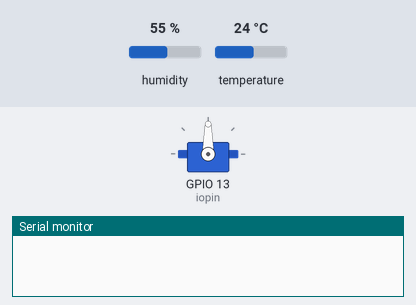
Simulated run of this sketch. Board: ESP32. Parts: servo, the last lines printed to the serial monitor. Inputs (shaded band) come from the test bench; at power-on: humidity 55 %, temperature 24 °C.

Above: at 0.0 s.
At 2.1 s:
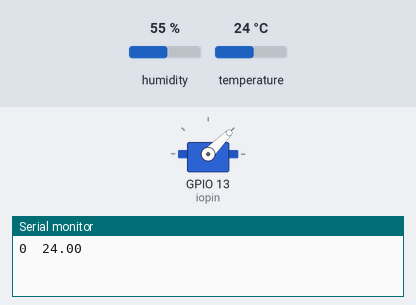
Timing chart, 0 to 3.6 s (numbered marks = the images above):
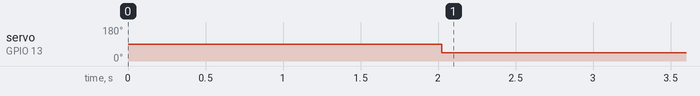

The sketch:

2b.ino
```cpp
#include <DHT.h>
#include <DHT_U.h>
#include "DHT.h"
#include "Servo.h"

#define DHTTYPE DHT11
#define dht_dpin 27
#define iopin 13

DHT dht(dht_dpin, DHTTYPE);

Servo myservo;

void setup() {
  // put your setup code here, to run once:
  Serial.begin(9600);
  dht.begin();
  myservo.attach(iopin);
  delay(2000);
}

void loop() {
  // put your main code here, to run repeatedly:
  float temperature = dht.readTemperature();
  float humidity = dht.readHumidity();
  int val = 0;
  if(humidity > 45)
  {
    val = 45;
  }
  else
  {
    val = 90;
  }

  if(temperature == temperature)
  {
    Serial.print(0);
    Serial.print("\t");
    Serial.println(temperature);
  }

  myservo.write(val);
  // Serial.print("Temperature: ");
  // Serial.println(temperature);
  // Serial.print("°C, Humidity: ");
  // Serial.print(humidity);
  // Serial.print("%");

  delay(2000);
}
```

Measured:
- by itself, servo on GPIO 13 (iopin): 90° → 45° at 2.0 s
